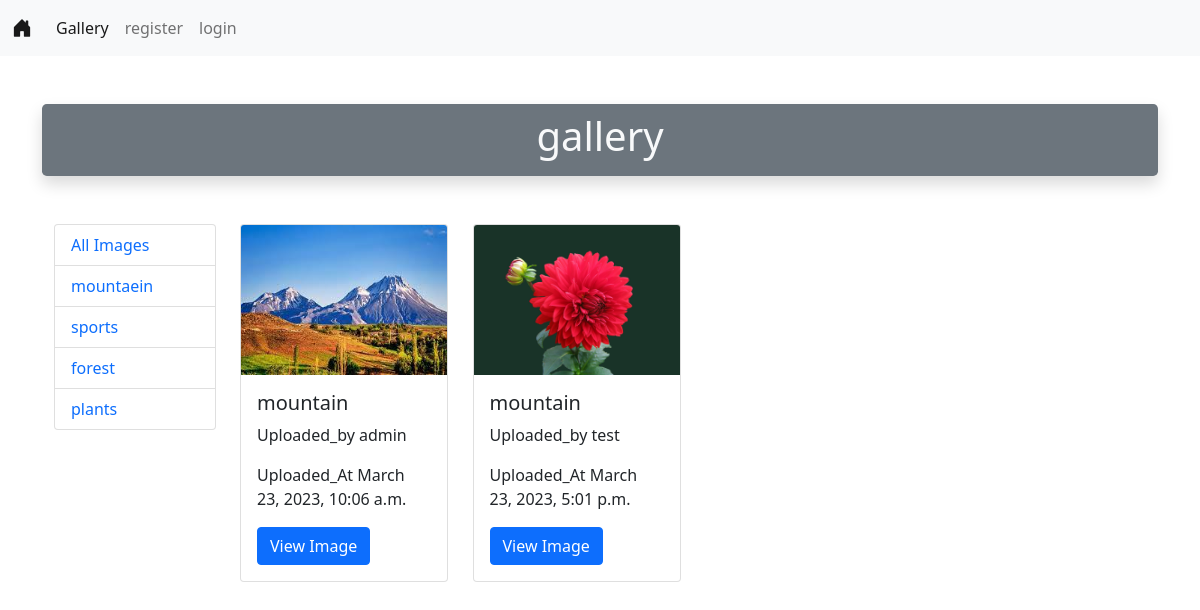
Page /cat/1/ on the committed database.
### GalleryApp/models.py (models this page shows, shortened)
class CatagoryModels(models.Model):
    title=models.CharField(max_length=100)

class ImageModel(models.Model):
    title=models.CharField(max_length=100)
    desc=models.TextField()
    uploaded_by=models.CharField(max_length=100)
    uploaded_at=models.DateTimeField(auto_now_add=True)
    cat=models.ForeignKey(CatagoryModels,on_delete=models.CASCADE)
    image=models.ImageField(upload_to='uploaded_Image/')

### GalleryApp/views.py (the view)
# urls.py: path('cat/<int:id>/',views.Cat_view.as_view(),name='cat'),
class Cat_view(View):
    def get(self,request,id):
        Images=ImageModel.objects.filter(cat=id)
        category = CatagoryModels.objects.all()
        context={'Images':Images,'category':category}
        return render(request,'gallery.html',context)

### templates/gallery.html (shortened to what this page needs)
{% extends 'base.html' %}
{% load static %}
{% block body %}
<div class="container my-5 p-2 text-center bg-secondary text-light rounded-3 shadow">
    <h1 class="display6 "> gallery</h1>
</div>
<div class="container my-5">
    <div class="row">
        <div class="col-2">
            <ul class="list-group">
                <li class="list-group-item"><a href="{% url 'gallery' %}" class="text-decoration-none">All Images</a></li>
                {% for cat in category %}
                <li class="list-group-item"><a href="{% url 'cat' cat.id %}" class="text-decoration-none">{{cat.title}}</a></li>
                {% endfor %}
            </ul>
        </div>
        <div class="col-10">
            <div class="row">
                {% for img in Images %}
                <div class="col-3">
                    <div class="card" style="width: 13rem;">
                        <img src="{{img.image.url}}" class="card-img-top" alt="no Image" height="150px">
                        <div class="card-body">
                            <h5 class="card-title">{{img.title}}</h5>
                            <p class="card-text">Uploaded_by {{img.uploaded_by}}</p>
                            <p class="card-text">Uploaded_At {{img.uploaded_at}}</p>
                            <a href="#" class="btn btn-primary">View Image</a>
                        </div>
                    </div>
                </div>
                {% endfor %}
            </div>
        </div>
    </div>
</div>
</div>
{% endblock body %}

### rows in the picture
CatagoryModels: title "mountaein"
CatagoryModels: title "sports"
CatagoryModels: title "forest"
CatagoryModels: title "plants"
ImageModel: image (picture), title "mountain", uploaded_by "admin", uploaded_at "March 23, 2023, 10:06 a.m."
ImageModel: image (picture), title "mountain", uploaded_by "test", uploaded_at "March 23, 2023, 5:01 p.m."
